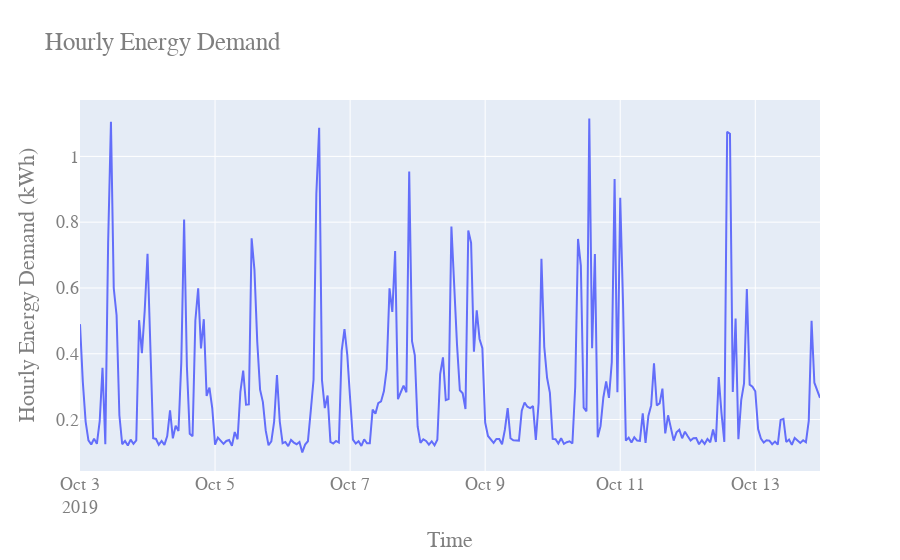

Here is the notebook cell this chart was saved with:
### Code cell
df_aux = df[df['date']<'2019-10-14']
fig = go.Figure()
fig.add_trace(go.Scatter(x=df_aux['date'],
                         y=df_aux['demand_kwh'],
                         name='Daily energy demand (kWh)')
              )
fig.update_layout(font=dict(family="Courier New, monospace", size=18, color="#7f7f7f"))
fig.update_layout(title="Hourly Energy Demand",
                  yaxis_title='Hourly Energy Demand (kWh)',
                  xaxis_title='Time')
fig.show()

### Figure 1 — Plotly figure (JSON) as saved in the notebook; plotly's stock layout.template omitted (floating-point values rounded to 4 significant figures; data arrays with more than 128 entries replaced by an {"elided": "..."} marker saying what was removed)
{"data": [{"name": "Daily energy demand (kWh)", "type": "scatter", "x": {"elided": "264 str values"}, "y": {"elided": "264 float values"}}], "layout": {"font": {"color": "#7f7f7f", "family": "Courier New, monospace", "size": 18}, "title": {"text": "Hourly Energy Demand"}, "xaxis": {"title": {"text": "Time"}}, "yaxis": {"title": {"text": "Hourly Energy Demand (kWh)"}}}}
